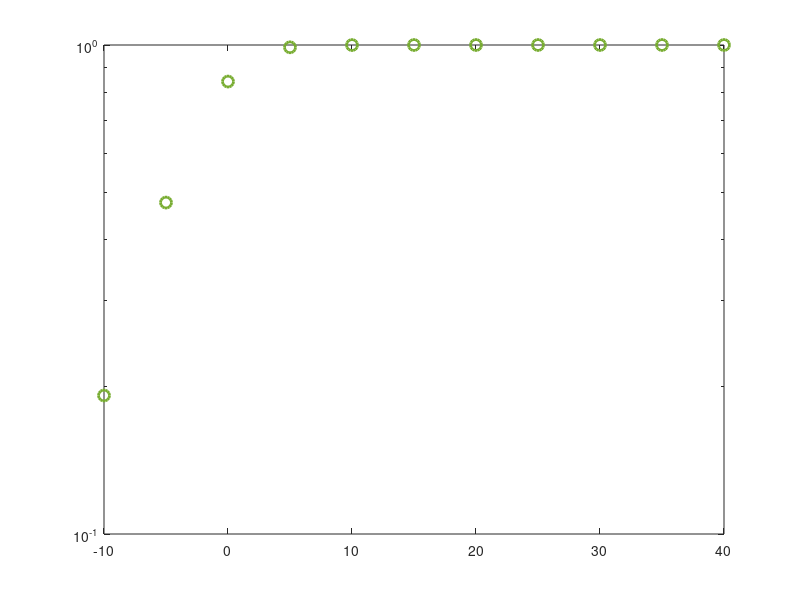

The MATLAB source for this figure: (Note: this script raises an error after producing the figure.)

clear all;clc ;close all;
N = 1e6; %iterasyon

ps_dB = -10:5:40;
ps=db2pow(ps_dB);

%pe_dB=0;
%pe=db2pow(pe_dB);

pr=ps;

var_hsr=1;
var_hrd1=1;var_hrd2=1;
var_hsd1=1;var_hsd2=1;
var_hre=1;


hsr  = sqrt(var_hsr/2) *(randn(1,N) + 1i*randn(1,N)); % Channel Gain of hsr
hrd1 = sqrt(var_hrd1/2)*(randn(1,N) + 1i*randn(1,N)); % Channel Gain of hrd1
hrd2 = sqrt(var_hrd2/2)*(randn(1,N) + 1i*randn(1,N)); % Channel Gain of hrd2
hsd1 = sqrt(var_hsd1/2)*(randn(1,N) + 1i*randn(1,N));% Channel Gain of hsd1
hsd2 = sqrt(var_hsd2/2)*(randn(1,N) + 1i*randn(1,N));% Channel Gain of hsd2
hre  = sqrt(var_hre/2) *(randn(1,N) + 1i*randn(1,N));% Channel Gain of hre

hsr_square = abs(hsr).^2; % Channel Coefficient hsr
hrd1_square = abs(hrd1).^2; % Channel Coefficient hrd1
hrd2_square = abs(hrd2).^2;% Channel Coefficient hrd2
hsd1_square = abs(hsd1).^2;% Channel Coefficient hsd1
hsd2_square = abs(hsd2).^2;% Channel Coefficient hsd2
hre_square = abs(hre).^2;% Channel Coefficient hre




a1= 0.85;
a2=1-0.85;



pe_Setup = [0 5 10];
for kk = 1:max(size(pe_Setup))

pe=10.^(0.1*pe_Setup(kk));

for i = 1:length(ps_dB)

YSR1_NOMA = (a1*ps(i)*hsr_square)/((a2*ps(i)*hsr_square)+1);
YSR2_NOMA = (a2*ps(i)*hsr_square);

YSD1_NOMA = (a1*ps(i)*hsd1_square)/((a2*ps(i)*hsd1_square)+1);
YSD2_NOMA = (a2*ps(i)*hsd2_square);

YRD1_NOMA = (a1*ps(i)*hrd1_square)/((a2*ps(i)*hrd1_square)+1);
YRD2_NOMA = (a2*ps(i)*hrd2_square);

Tot_Y1 = max(YSD1_NOMA,min(YSR1_NOMA,YRD1_NOMA));
Tot_Y2 = max(YSD2_NOMA,min(YSR2_NOMA,YRD2_NOMA));

YRE1 = (a1*pe*hre_square);
YRE2 = (a2*pe*hre_square);
    
Secrecy_1 = (1+Tot_Y1)./(1+YRE1);
Secrecy_2 = (1+Tot_Y2)./(1+YRE2);

SOP_1 = find(Secrecy_1>1);
SOP_2 = find(Secrecy_2>1);
     
PSOP_1(kk,i)=length(SOP_1)/N;  
PSOP_2(kk,i)=length(SOP_2)/N;  
     
Tot_SOP1(kk,i) =  (PSOP_1(kk,i))+ (PSOP_2(kk,i))-((PSOP_2(kk,i))*(PSOP_1(kk,i)));
             
end
end
figure
semilogy(ps_dB,Tot_SOP1(1,:),'Marker','o','Linewidth',2,'MarkerSize',8,'Color','#77AC30','LineStyle','none'),hold on
semilogy(ps_dB,Tot_SOP1(2,:),'Marker','hexagram','Linewidth',2,'MarkerSize',8,'Color','#0072BD','LineStyle', ' none '),
semilogy(ps_dB,Tot_SOP1(3,:),'Marker','x','Linewidth',2,'MarkerSize',8,'Color','#7E2F8E','LineStyle',' none '),
%SPSC_1=[0.10627, 0.281422, 0.583333, 0.859026, 0.972452, 0.995345, 0.998358,0.998689, 0.998724, 0.998727, 0.998727];
%SPSC_2=[0.0357875, 0.106269, 0.281384, 0.575412, 0.800598, 0.867006,0.877219, 0.878402, 0.878526, 0.878539, 0.87854];
%SPSC_3=[0.0115539, 0.0357877, 0.106211, 0.265494, 0.423794, 0.4769, 0.485458,0.486465, 0.486571, 0.486582, 0.486583];

SPSC_1=[0.190808447554000,	0.475798693921000,	0.841383616660000,	0.989238474406000,	0.999759953530000,	0.999990850325000,	0.999999357730000,	0.999999938752000,	0.999999994692000,	1.00000000000000,	1]
SPSC_2=[0.0659633061880000,	0.190495520254000,	0.470910465076000,	0.815065274674000,	0.968264704441000,	0.995987745325000,	0.999547916400000,	0.999951043700000,	0.999994628040000,	0.999999513984000,	1]
SPSC_3=[0.0216196992640000,	0.0658514650200000,	0.188092238590000,	0.444353841946000,	0.739944678799000,	0.922661991100000,	0.986037970735000,	0.998203226925000,	0.999796731025000,	0.999977390864000,	0.999997945660000]

semilogy(ps_dB, SPSC_1, 'Linewidth', 1,'Color','r','LineStyle','-');
semilogy(ps_dB, SPSC_2, 'Linewidth', 1,'Color','r','LineStyle','-');
semilogy(ps_dB, SPSC_3, 'Linewidth', 1,'Color','r','LineStyle','-');
legend('NOMA λ_E = 0 (dB) sim.','NOMA λ_E = 5 (dB) sim.','NOMA λ_E = 10 (dB) sim.','NOMA ana.', 'FontSize',11)
grid on
xlabel('SNR (dB)','FontSize', 15);
ylabel('SPSC','FontSize', 15);
axis([-10 40  1e-3 1])